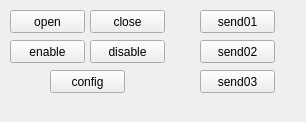
<?xml version="1.0" encoding="UTF-8"?>
<ui version="4.0">
 <class>Form</class>
 <widget class="QWidget" name="Form">
  <property name="geometry">
   <rect>
    <x>0</x>
    <y>0</y>
    <width>306</width>
    <height>122</height>
   </rect>
  </property>
  <property name="windowTitle">
   <string>Form</string>
  </property>
  <widget class="QPushButton" name="open">
   <property name="geometry">
    <rect>
     <x>10</x>
     <y>10</y>
     <width>75</width>
     <height>23</height>
    </rect>
   </property>
   <property name="text">
    <string>open</string>
   </property>
  </widget>
  <widget class="QPushButton" name="close">
   <property name="geometry">
    <rect>
     <x>90</x>
     <y>10</y>
     <width>75</width>
     <height>23</height>
    </rect>
   </property>
   <property name="text">
    <string>close</string>
   </property>
  </widget>
  <widget class="QPushButton" name="enable">
   <property name="geometry">
    <rect>
     <x>10</x>
     <y>40</y>
     <width>75</width>
     <height>23</height>
    </rect>
   </property>
   <property name="text">
    <string>enable</string>
   </property>
  </widget>
  <widget class="QPushButton" name="disable">
   <property name="geometry">
    <rect>
     <x>90</x>
     <y>40</y>
     <width>75</width>
     <height>23</height>
    </rect>
   </property>
   <property name="text">
    <string>disable</string>
   </property>
  </widget>
  <widget class="QPushButton" name="config">
   <property name="geometry">
    <rect>
     <x>50</x>
     <y>70</y>
     <width>75</width>
     <height>23</height>
    </rect>
   </property>
   <property name="text">
    <string>config</string>
   </property>
  </widget>
  <widget class="QPushButton" name="send01">
   <property name="geometry">
    <rect>
     <x>200</x>
     <y>10</y>
     <width>75</width>
     <height>23</height>
    </rect>
   </property>
   <property name="text">
    <string>send01</string>
   </property>
  </widget>
  <widget class="QPushButton" name="send02">
   <property name="geometry">
    <rect>
     <x>200</x>
     <y>40</y>
     <width>75</width>
     <height>23</height>
    </rect>
   </property>
   <property name="text">
    <string>send02</string>
   </property>
  </widget>
  <widget class="QPushButton" name="send03">
   <property name="geometry">
    <rect>
     <x>200</x>
     <y>70</y>
     <width>75</width>
     <height>23</height>
    </rect>
   </property>
   <property name="text">
    <string>send03</string>
   </property>
  </widget>
 </widget>
 <resources/>
 <connections/>
</ui>
